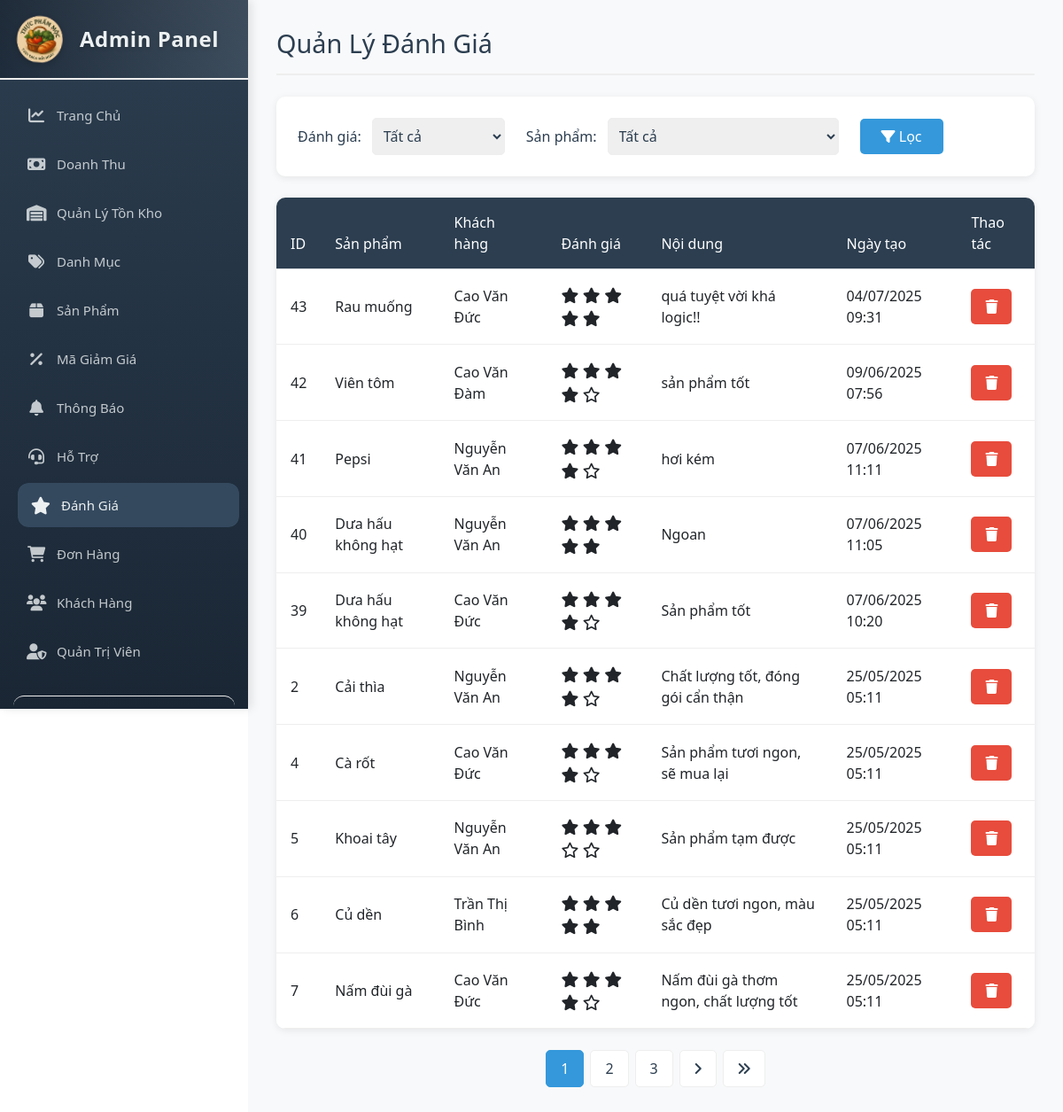
The page /QL_ThucPham/admin/reviews.php (signed in) on the database its author committed.
### tables this page shows
CREATE TABLE `product_reviews` (
  `review_id` int(11) NOT NULL,
  `product_id` int(11) NOT NULL,
  `customer_id` int(11) NOT NULL,
  `rating` int(1) NOT NULL CHECK (`rating` >= 1 and `rating` <= 5),
  `comment` text DEFAULT NULL,
  `created_at` timestamp NOT NULL DEFAULT current_timestamp(),
  `updated_at` timestamp NOT NULL DEFAULT current_timestamp() ON UPDATE current_timestamp()
);

CREATE TABLE `products` (
  `product_id` int(11) NOT NULL,
  `subcategory_id` int(11) NOT NULL,
  `name` varchar(255) NOT NULL,
  `description` text DEFAULT NULL,
  `origin` varchar(255) DEFAULT NULL,
  `price` decimal(10,2) NOT NULL,
  `image_url` varchar(255) DEFAULT NULL,
  `stock_quantity` int(11) DEFAULT 0,
  `sold_quantity` int(11) DEFAULT 0,
  `created_at` timestamp NOT NULL DEFAULT current_timestamp(),
  `updated_at` timestamp NOT NULL DEFAULT current_timestamp() ON UPDATE current_timestamp()
);

CREATE TABLE `customers` (
  `customer_id` int(11) NOT NULL,
  `username` varchar(50) NOT NULL,
  `password` varchar(255) NOT NULL,
  `name` varchar(255) NOT NULL,
  `email` varchar(255) NOT NULL,
  `phone_number` varchar(20) DEFAULT NULL,
  `address` text DEFAULT NULL,
  `created_at` timestamp NOT NULL DEFAULT current_timestamp(),
  `updated_at` timestamp NOT NULL DEFAULT current_timestamp() ON UPDATE current_timestamp()
);

### QL_ThucPham/admin/reviews.php (the view, shortened to what this page needs)
<?php
require_once 'sidebar.php';
require_once '../config/db_connect.php';
$items_per_page = 10;
$page = isset($_GET['page']) ? (int)$_GET['page'] : 1;
$offset = ($page - 1) * $items_per_page;
$where_clause = "1=1";
$params = array();
$types = "";
$count_query = "SELECT COUNT(*) as total FROM product_reviews pr WHERE $where_clause";
$count_stmt = $conn->prepare($count_query);
$count_stmt->execute();
$total_items = $count_stmt->get_result()->fetch_assoc()['total'];
$total_pages = ceil($total_items / $items_per_page);
$query = "SELECT pr.*, p.name as product_name, c.name as customer_name
          FROM product_reviews pr
          JOIN products p ON pr.product_id = p.product_id
          JOIN customers c ON pr.customer_id = c.customer_id
          WHERE $where_clause
          ORDER BY pr.created_at DESC
          LIMIT ? OFFSET ?";
$stmt = $conn->prepare($query);
if (!empty($params)) {
    $types .= "ii";
    $params[] = $items_per_page;
    $params[] = $offset;
    $stmt->bind_param($types, ...$params);
} else {
    $stmt->bind_param("ii", $items_per_page, $offset);
}
$stmt->execute();
$reviews = $stmt->get_result()->fetch_all(MYSQLI_ASSOC);
?>
<!DOCTYPE html>
<html lang="vi">
<head>
    <link href="https://cdn.jsdelivr.net/npm/bootstrap@5.3.0/dist/css/bootstrap.min.css" rel="stylesheet">
    <link rel="stylesheet" href="https://cdnjs.cloudflare.com/ajax/libs/font-awesome/6.0.0/css/all.min.css">
</head>
<body>
    <div class="reviews-container">
        <h1>Quản Lý Đánh Giá</h1>
        <div class="filters">
            <form method="GET" action="">
                <div class="filter-group">
                    <label for="rating">Đánh giá:</label>
                    <select name="rating" id="rating">
                        <option value="">Tất cả</option>
                    </select>
                </div>
                <div class="filter-group">
                    <label for="product_id">Sản phẩm:</label>
                    <select name="product_id" id="product_id">
                        <option value="">Tất cả</option>
                    </select>
                </div>
                <button type="submit" class="btn-filter">
                    <i class="fas fa-filter"></i> Lọc
                </button>
            </form>
        </div>
        <div class="reviews-table">
            <table class="table table-hover mb-0">
                <thead>
                    <tr>
                        <th>ID</th>
                        <th>Sản phẩm</th>
                        <th>Khách hàng</th>
                        <th>Đánh giá</th>
                        <th>Nội dung</th>
                        <th>Ngày tạo</th>
                        <th>Thao tác</th>
                    </tr>
                </thead>
                <tbody>
                    <?php foreach($reviews as $review): ?>
                        <tr>
                            <td><?= $review['review_id'] ?></td>
                            <td><?= htmlspecialchars($review['product_name']) ?></td>
                            <td><?= htmlspecialchars($review['customer_name']) ?></td>
                            <td class="rating">
                                <?php for($i = 0; $i < $review['rating']; $i++): ?>
                                    <i class="fas fa-star"></i>
                                <?php endfor; ?>
                                <?php for($i = $review['rating']; $i < 5; $i++): ?>
                                    <i class="far fa-star"></i>
                                <?php endfor; ?>
                            </td>
                            <td><?= htmlspecialchars($review['comment']) ?></td>
                            <td><?= date('d/m/Y H:i', strtotime($review['created_at'])) ?></td>
                            <td>
                                <form method="POST" style="display: inline;" onsubmit="return confirm('Bạn có chắc chắn muốn xóa đánh giá này?');">
                                    <button type="submit" name="delete_review" class="btn-delete">
                                        <i class="fas fa-trash"></i>
                                    </button>
                                </form>
                            </td>
                        </tr>
                    <?php endforeach; ?>
                </tbody>
            </table>
        </div>
        <?php if($total_pages > 1): ?>
            <nav aria-label="Page navigation">
                <ul class="pagination">
                    <?php
                    $start_page = max(1, $page - 2);
                    $end_page = min($total_pages, $page + 2);
                    for($i = $start_page; $i <= $end_page; $i++):
                    ?>
                        <li class="page-item <?= $i == $page ? 'active' : '' ?>">
                            <a class="page-link" href="?page=<?= $i ?><?= isset($_GET['rating']) ? '&rating='.$_GET['rating'] : '' ?><?= isset($_GET['product_id']) ? '&product_id='.$_GET['product_id'] : '' ?>">
                                <?= $i ?>
                            </a>
                        </li>
                    <?php endfor; ?>
                    <?php if($page < $total_pages): ?>
                        <li class="page-item">
                            <a class="page-link" href="?page=<?= $page+1 ?><?= isset($_GET['rating']) ? '&rating='.$_GET['rating'] : '' ?><?= isset($_GET['product_id']) ? '&product_id='.$_GET['product_id'] : '' ?>">
                                <i class="fas fa-angle-right"></i>
                            </a>
                        </li>
                        <li class="page-item">
                            <a class="page-link" href="?page=<?= $total_pages ?><?= isset($_GET['rating']) ? '&rating='.$_GET['rating'] : '' ?><?= isset($_GET['product_id']) ? '&product_id='.$_GET['product_id'] : '' ?>">
                                <i class="fas fa-angle-double-right"></i>
                            </a>
                        </li>
                    <?php endif; ?>
                </ul>
            </nav>
        <?php endif; ?>
    </div>
</body>
</html>

### QL_ThucPham/admin/assets/css/admin-sidebar.css (style rules this page uses)
:root { --primary-color: #2c3e50; --primary-light: #3c526d; --primary-dark: #1a2634; --secondary-color: #34495e; --accent-color: #3498db; --hover-color: #2980b9; --text-light: #ecf0f1; --text-dark: #2c3e50; --border-color: rgba(236, 240, 241, 0.1); --bg-light: #f5f6fa; --bg-dark: #2c3e50; --danger-color: #e74c3c; --success-color: #2ecc71; --menu-item-height: 50px; --transition-speed: 0.3s; --sidebar-width: 280px; }
* { margin: 0; padding: 0; box-sizing: border-box; }
body { font-family: 'Segoe UI', Tahoma, Geneva, Verdana, sans-serif; background-color: var(--bg-light); min-height: 100vh; display: flex; }
table { width: 100%; border-collapse: collapse; margin-bottom: 0; }
th, td { padding: 15px; text-align: left; border-bottom: 1px solid var(--border-color); }
th { background: var(--primary-color); color: var(--text-light); font-weight: 500; }

### QL_ThucPham/admin/reviews.php (style rules this page uses)
:root { --primary-color: #2c3e50; --secondary-color: #34495e; --accent-color: #3498db; --hover-color: #2980b9; --text-light: #ecf0f1; --text-dark: #2c3e50; --border-color: #eee; --bg-light: #f8f9fa; --bg-dark: #2c3e50; --danger-color: #e74c3c; --success-color: #2ecc71; }
body { margin: 0; padding: 0; min-height: 100vh; display: flex; }
.reviews-container { flex: 1; width: calc(100% - var(--sidebar-width)); margin-left: var(--sidebar-width); padding: 2rem; background-color: var(--bg-light); min-height: 100vh; }
.reviews-container h1 { color: var(--text-dark); margin-bottom: 1.5rem; font-size: 1.8rem; border-bottom: 2px solid var(--border-color); padding-bottom: 1rem; }
.filters { margin-bottom: 1.5rem; padding: 1.5rem; background: white; border-radius: 10px; box-shadow: 0 2px 8px rgba(0,0,0,0.08); }
.filters form { display: flex; gap: 1.5rem; align-items: center; flex-wrap: wrap; }
.filter-group { display: flex; align-items: center; gap: 0.75rem; }
.filter-group label { color: var(--text-dark); font-weight: 500; margin-bottom: 0; }
.filter-group select { padding: 0.5rem; border: 1px solid var(--border-color); border-radius: 5px; color: var(--text-dark); min-width: 150px; }
.btn-filter { background: var(--accent-color); color: white; border: none; padding: 0.5rem 1.5rem; border-radius: 5px; cursor: pointer; transition: all 0.3s ease; }
.reviews-table { background: white; border-radius: 10px; overflow: hidden; box-shadow: 0 2px 8px rgba(0,0,0,0.08); }
.reviews-table th { background: var(--primary-color); color: white; padding: 1rem; font-weight: 500; }
.reviews-table td { padding: 1rem; border-bottom: 1px solid var(--border-color); vertical-align: middle; }
.rating { color: #f1c40f; font-size: 1.1rem; }
.btn-delete { background: var(--danger-color); color: white; border: none; padding: 0.5rem 1rem; border-radius: 5px; cursor: pointer; transition: all 0.3s ease; }
.pagination { margin-top: 1.5rem; display: flex; justify-content: center; gap: 0.5rem; }
.pagination .page-item .page-link { color: var(--text-dark); padding: 0.5rem 1rem; border: 1px solid var(--border-color); border-radius: 5px; transition: all 0.3s ease; }
.pagination .page-item.active .page-link { background: var(--accent-color); color: white; border-color: var(--accent-color); }

### rows shown on the page
product_reviews: review_id "43", product.name "Rau muống", customer.name "Cao Văn Đức", rating 5 (drawn), comment "quá tuyệt vời khá logic!!", created_at "04/07/2025 09:31"
product_reviews: review_id "42", product.name "Viên tôm", customer.name "Cao Văn Đàm", rating 4 (drawn), comment "sản phẩm tốt", created_at "09/06/2025 07:56"
product_reviews: review_id "41", product.name "Pepsi", customer.name "Nguyễn Văn An", rating 4 (drawn), comment "hơi kém", created_at "07/06/2025 11:11"
product_reviews: review_id "40", product.name "Dưa hấu không hạt", customer.name "Nguyễn Văn An", rating 5 (drawn), comment "Ngoan", created_at "07/06/2025 11:05"
product_reviews: review_id "39", product.name "Dưa hấu không hạt", customer.name "Cao Văn Đức", rating 4 (drawn), comment "Sản phẩm tốt", created_at "07/06/2025 10:20"
product_reviews: review_id "2", product.name "Cải thìa", customer.name "Nguyễn Văn An", rating 4 (drawn), comment "Chất lượng tốt, đóng gói cẩn thận", created_at "25/05/2025 05:11"
product_reviews: review_id "4", product.name "Cà rốt", customer.name "Cao Văn Đức", rating 4 (drawn), comment "Sản phẩm tươi ngon, sẽ mua lại", created_at "25/05/2025 05:11"
product_reviews: review_id "5", product.name "Khoai tây", customer.name "Nguyễn Văn An", rating 3 (drawn), comment "Sản phẩm tạm được", created_at "25/05/2025 05:11"
product_reviews: review_id "6", product.name "Củ dền", customer.name "Trần Thị Bình", rating 5 (drawn), comment "Củ dền tươi ngon, màu sắc đẹp", created_at "25/05/2025 05:11"
product_reviews: review_id "7", product.name "Nấm đùi gà", customer.name "Cao Văn Đức", rating 4 (drawn), comment "Nấm đùi gà thơm ngon, chất lượng tốt", created_at "25/05/2025 05:11"
